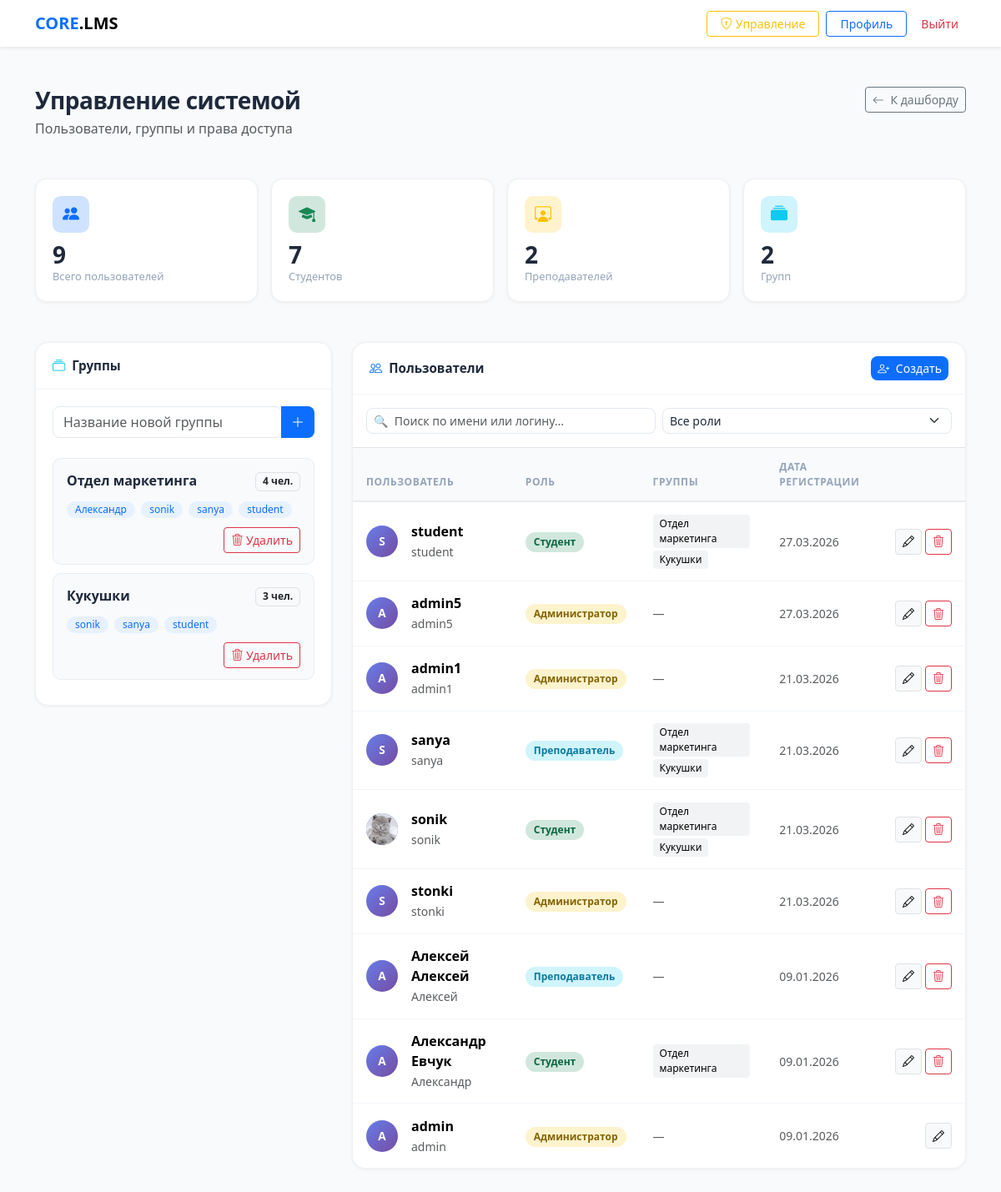
Screenshot of /manage/ (signed in) with the database file from the repository.
### core/models.py (models this page shows, shortened)
class CustomUser(AbstractUser):
    ROLE_CHOICES = (
        ('student', 'Студент'),
        ('teacher', 'Преподаватель'),
    )
    role = models.CharField(max_length=10, choices=ROLE_CHOICES, default='student')
    avatar = models.ImageField(upload_to='avatars/', null=True, blank=True)
    phone = models.CharField(max_length=20, null=True, blank=True)

### core/views.py (the view)
# urls.py: path('manage/', views.admin_panel, name='admin_panel'),
@login_required
@user_passes_test(lambda u: u.is_staff)
def admin_panel(request):
    groups = Group.objects.all().prefetch_related('user_set')
    users = CustomUser.objects.all().order_by('-date_joined')
    context = {
        'groups': groups,
        'users': users,
        'total_students': users.filter(role='student').count(),
        'total_teachers': users.filter(role='teacher').count(),
    }
    return render(request, 'core/admin_panel.html', context)

### core/templates/core/admin_panel.html (shortened to what this page needs)
{% extends "core/base.html" %}
{% block content %}
<div class="admin-wrap py-4">
    <div class="d-flex justify-content-between align-items-start mb-5">
        <div>
            <h1 class="admin-title mb-1">Управление системой</h1>
            <p class="text-muted mb-0">Пользователи, группы и права доступа</p>
        </div>
        <a href="{% url 'dashboard' %}" class="btn btn-outline-secondary btn-sm">
            <i class="bi bi-arrow-left me-1"></i> К дашборду
        </a>
    </div>
    <div class="row g-3 mb-5">
        <div class="col-6 col-md-3">
            <div class="stat-card">
                <div class="stat-icon bg-primary-subtle"><i class="bi bi-people-fill text-primary"></i></div>
                <div class="stat-num">{{ users.count }}</div>
                <div class="stat-label">Всего пользователей</div>
            </div>
        </div>
        <div class="col-6 col-md-3">
            <div class="stat-card">
                <div class="stat-icon bg-success-subtle"><i class="bi bi-mortarboard-fill text-success"></i></div>
                <div class="stat-num">{{ total_students }}</div>
                <div class="stat-label">Студентов</div>
            </div>
        </div>
        <div class="col-6 col-md-3">
            <div class="stat-card">
                <div class="stat-icon bg-warning-subtle"><i class="bi bi-person-workspace text-warning"></i></div>
                <div class="stat-num">{{ total_teachers }}</div>
                <div class="stat-label">Преподавателей</div>
            </div>
        </div>
        <div class="col-6 col-md-3">
            <div class="stat-card">
                <div class="stat-icon bg-info-subtle"><i class="bi bi-collection-fill text-info"></i></div>
                <div class="stat-num">{{ groups.count }}</div>
                <div class="stat-label">Групп</div>
            </div>
        </div>
    </div>
    <div class="row g-4">
        <div class="col-lg-4">
            <div class="panel-card">
                <div class="panel-header">
                    <span><i class="bi bi-collection me-2 text-info"></i>Группы</span>
                </div>
                <div class="panel-body">
                    <form action="{% url 'admin_create_group' %}" method="post" class="mb-4">
                        <div class="input-group">
                            <input type="text" name="name" class="form-control" placeholder="Название новой группы" required>
                            <button type="submit" class="btn btn-primary">
                                <i class="bi bi-plus-lg"></i>
                            </button>
                        </div>
                    </form>
                    <div class="groups-list">
                        {% for group in groups %}
                        <div class="group-item">
                            <div class="group-info">
                                <div class="group-name">{{ group.name }}</div>
                                <div class="group-count">
                                    <span class="badge bg-light text-dark border">
                                        {{ group.user_set.count }} чел.
                                    </span>
                                </div>
                            </div>
                            {% with members=group.user_set.all %}
                            {% if members %}
                            <div class="group-members mt-2">
                                {% for member in members|slice:":5" %}
                                <span class="member-chip">{{ member.username }}</span>
                                {% endfor %}
                            </div>
                            {% endif %}
                            {% endwith %}
                            <div class="mt-2 text-end">
                                <form action="{% url 'admin_delete_group' group.id %}" method="post"
                                      onsubmit="return confirm('Удалить группу «{{ group.name }}»?')">
                                    <button type="submit" class="btn btn-sm btn-outline-danger">
                                        <i class="bi bi-trash3"></i> Удалить
                                    </button>
                                </form>
                            </div>
                        </div>
                        {% empty %}
                        <div class="empty-state">
                            <i class="bi bi-collection"></i>
                            <p>Групп пока нет</p>
                        </div>
                        {% endfor %}
                    </div>
                </div>
            </div>
        </div>
        <div class="col-lg-8">
            <div class="panel-card">
                <div class="panel-header">
                    <span><i class="bi bi-people me-2 text-primary"></i>Пользователи</span>
                    <a href="{% url 'admin_create_user' %}" class="btn btn-primary btn-sm">
                        <i class="bi bi-person-plus me-1"></i> Создать
                    </a>
                </div>
                <div class="p-3 border-bottom">
                    <div class="row g-2">
                        <div class="col-md-6">
                            <input type="text" id="userSearch" class="form-control form-control-sm" placeholder="🔍  Поиск по имени или логину...">
                        </div>
                        <div class="col-md-6">
                            <select id="roleFilter" class="form-select form-select-sm">
                                <option value="">Все роли</option>
                            </select>
                        </div>
                    </div>
                </div>
                <div class="panel-body p-0">
                    <div class="table-responsive">
                        <table class="table user-table mb-0" id="usersTable">
                            <thead>
                                <tr>
                                    <th>Пользователь</th>
                                    <th>Роль</th>
                                    <th>Группы</th>
                                    <th>Дата регистрации</th>
                                    <th></th>
                                </tr>
                            </thead>
                            <tbody>
                                {% for u in users %}
                                <tr class="user-row"
                                    data-name="{{ u.get_full_name|lower }} {{ u.username|lower }}"
                                    data-role="{{ u.role }}{% if u.is_staff %} admin{% endif %}">
                                    <td>
                                        <div class="d-flex align-items-center gap-3">
                                            <div class="user-avatar">
                                                {% if u.avatar %}
                                                    <img src="{{ u.avatar.url }}" alt="">
                                                {% else %}
                                                    {{ u.username|slice:":1"|upper }}
                                                {% endif %}
                                            </div>
                                            <div>
                                                <div class="fw-semibold">{{ u.get_full_name|default:u.username }}</div>
                                                <small class="text-muted">{{ u.username }}</small>
                                            </div>
                                        </div>
                                    </td>
                                    <td>
                                        {% if u.is_staff %}
                                            <span class="role-badge role-admin">Администратор</span>
                                        {% elif u.role == 'teacher' %}
                                            <span class="role-badge role-teacher">Преподаватель</span>
                                        {% else %}
                                            <span class="role-badge role-student">Студент</span>
                                        {% endif %}
                                    </td>
                                    <td>
                                        {% for g in u.groups.all %}
                                            <span class="group-tag">{{ g.name }}</span>
                                        {% empty %}
                                            <span class="text-muted small">—</span>
                                        {% endfor %}
                                    </td>
                                    <td class="text-muted small">{{ u.date_joined|date:"d.m.Y" }}</td>
                                    <td>
                                        <div class="d-flex gap-1 justify-content-end">
                                            <a href="{% url 'admin_edit_user' u.id %}" class="btn btn-sm btn-light border" title="Редактировать">
                                                <i class="bi bi-pencil"></i>
                                            </a>
                                            {% if u != request.user %}
                                            <form action="{% url 'admin_delete_user' u.id %}" method="post"
                                                  onsubmit="return confirm('Удалить пользователя {{ u.username }}?')">
                                                <button type="submit" class="btn btn-sm btn-outline-danger" title="Удалить">
                                                    <i class="bi bi-trash3"></i>
                                                </button>
                                            </form>
                                            {% endif %}
                                        </div>
                                    </td>
                                </tr>
                                {% empty %}
                                <tr><td colspan="5" class="text-center py-5 text-muted">Пользователи не найдены</td></tr>
                                {% endfor %}
                            </tbody>
                        </table>
                    </div>
                </div>
            </div>
        </div>
    </div>
</div>
{% endblock %}

### core/templates/core/base.html (style rules this page uses)
:root { --bg-body: #f8fafc; --bg-card: #ffffff; --border-color: #e2e8f0; --accent: #0d6efd; --text-main: #1e293b; }
body { background-color: var(--bg-body); color: var(--text-main); font-family: 'Segoe UI', system-ui, sans-serif; }
input, textarea, select, .form-control { background-color: #ffffff !important; color: #1e293b !important; border: 1px solid var(--border-color) !important; border-radius: 8px !important; }
.btn-primary { background-color: var(--accent); border: none; border-radius: 8px; }

### core/templates/core/admin_panel.html (style rules this page uses)
.admin-title { font-size: 1.75rem; font-weight: 800; letter-spacing: -0.5px; }
.stat-card { background: #fff; border-radius: 14px; padding: 1.25rem; box-shadow: 0 1px 4px rgba(0,0,0,.06); border: 1px solid #f0f0f0; }
.stat-icon { width: 44px; height: 44px; border-radius: 10px; display: flex; align-items: center; justify-content: center; font-size: 1.25rem; margin-bottom: .75rem; }
.stat-num { font-size: 1.75rem; font-weight: 800; line-height: 1; }
.stat-label { font-size: .8rem; color: #94a3b8; margin-top: .2rem; }
.panel-card { background: #fff; border-radius: 16px; box-shadow: 0 1px 4px rgba(0,0,0,.06); border: 1px solid #f0f0f0; overflow: hidden; }
.panel-header { display: flex; justify-content: space-between; align-items: center; padding: 1rem 1.25rem; border-bottom: 1px solid #f1f5f9; font-weight: 700; font-size: .95rem; }
.panel-body { padding: 1.25rem; }
.group-item { background: #f8fafc; border: 1px solid #e9ecef; border-radius: 10px; padding: .85rem 1rem; margin-bottom: .6rem; }
.group-info { display: flex; justify-content: space-between; align-items: center; }
.group-name { font-weight: 600; }
.member-chip { display: inline-block; background: #e7f1ff; color: #0d6efd; border-radius: 100px; padding: 1px 10px; font-size: .75rem; margin-right: 3px; margin-bottom: 3px; }
.user-table thead th { background: #f8fafc; border-bottom: 2px solid #e9ecef; font-size: .75rem; text-transform: uppercase; letter-spacing: .05em; color: #94a3b8; padding: .85rem 1rem; font-weight: 600; }
.user-table tbody td { padding: .9rem 1rem; vertical-align: middle; border-bottom: 1px solid #f1f5f9; }
.user-table tbody tr:last-child td { border-bottom: none; }
.user-avatar { width: 38px; height: 38px; border-radius: 50%; background: linear-gradient(135deg, #667eea, #764ba2); color: white; display: flex; align-items: center; justify-content: center; font-weight: 700; font-size: .85rem; flex-shrink: 0; overflow: hidden; }
.user-avatar img { width: 100%; height: 100%; object-fit: cover; }
.role-badge { display: inline-block; padding: 3px 10px; border-radius: 100px; font-size: .75rem; font-weight: 600; }
.role-admin { background: #fff3cd; color: #856404; }
.role-teacher { background: #cff4fc; color: #0c7a9e; }
.role-student { background: #d1e7dd; color: #0a6640; }
.group-tag { display: inline-block; background: #f1f3f4; border-radius: 4px; padding: 2px 8px; font-size: .75rem; margin-right: 3px; }

### rows the page displays
CustomUser: username "Александр", username "А", get_full_name "Александр Евчук", is_staff "Студент", date_joined "09.01.2026"
CustomUser: username "sonik", avatar (picture), get_full_name "sonik", is_staff "Студент", date_joined "21.03.2026"
CustomUser: username "sanya", username "S", get_full_name "sanya", is_staff "Преподаватель", date_joined "21.03.2026"
CustomUser: username "student", username "S", get_full_name "student", is_staff "Студент", date_joined "27.03.2026"
CustomUser: username "A", get_full_name "admin5", username "admin5", is_staff "Администратор", date_joined "27.03.2026"
CustomUser: username "A", get_full_name "admin1", username "admin1", is_staff "Администратор", date_joined "21.03.2026"
CustomUser: username "S", get_full_name "stonki", username "stonki", is_staff "Администратор", date_joined "21.03.2026"
CustomUser: username "А", get_full_name "Алексей Алексей", username "Алексей", is_staff "Преподаватель", date_joined "09.01.2026"
CustomUser: username "A", get_full_name "admin", username "admin", is_staff "Администратор", date_joined "09.01.2026"

### other values shown
{{ users.count }} "9"
{{ total_students }} "7"
{{ total_teachers }} "2"
{{ groups.count }} "2"
{{ group.name }} "Отдел маркетинга"
{{ group.user_set.count }} "4"
{{ group.name }} "Кукушки"
{{ group.user_set.count }} "3"
{{ g.name }} "Отдел маркетинга"
{{ g.name }} "Кукушки"
